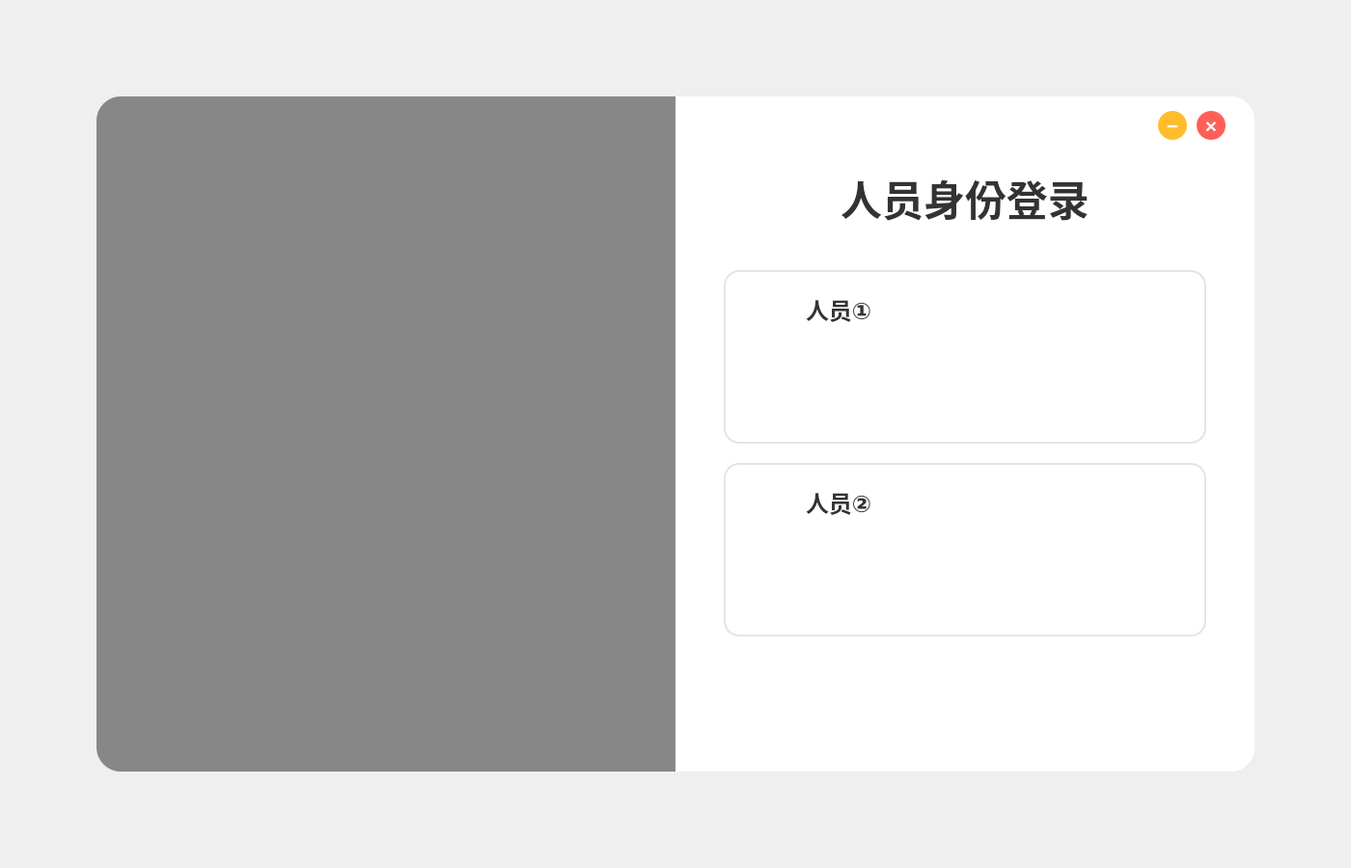
<?xml version="1.0" encoding="UTF-8"?>
<ui version="4.0">
 <class>MainWindow</class>
 <widget class="QMainWindow" name="MainWindow">
  <property name="geometry">
   <rect>
    <x>0</x>
    <y>0</y>
    <width>1400</width>
    <height>900</height>
   </rect>
  </property>
  <property name="minimumSize">
   <size>
    <width>1400</width>
    <height>900</height>
   </size>
  </property>
  <property name="windowTitle">
   <string>实验系统登录</string>
  </property>
  <property name="styleSheet">
   <string notr="true">QMainWindow {
    background: qlineargradient(spread:pad, x1:0, y1:0, x2:1, y2:1,
        stop:0 rgba(102, 126, 234, 255), stop:1 rgba(118, 75, 162, 255));
}</string>
  </property>
  <widget class="QWidget" name="centralwidget">
   <widget class="QWidget" name="main_container" native="true">
    <property name="geometry">
     <rect>
      <x>100</x>
      <y>100</y>
      <width>1200</width>
      <height>700</height>
     </rect>
    </property>
    <property name="styleSheet">
     <string notr="true">QWidget#main_container {
    background: white;
    border-radius: 25px;
}</string>
    </property>
    <widget class="QLabel" name="left_panel">
     <property name="geometry">
      <rect>
       <x>0</x>
       <y>0</y>
       <width>600</width>
       <height>700</height>
      </rect>
     </property>
     <property name="styleSheet">
      <string notr="true">QLabel {
    background: qlineargradient(spread:pad, x1:0, y1:0, x2:1, y2:1,
        stop:0 rgba(68, 72, 95, 255), stop:1 rgba(15, 9, 32, 255));
    border-top-left-radius: 25px;
    border-bottom-left-radius: 25px;
    border-image: url(:/images/images/21.jpg);
}</string>
     </property>
     <property name="text">
      <string/>
     </property>
     <widget class="QWidget" name="left_overlay" native="true">
      <property name="geometry">
       <rect>
        <x>0</x>
        <y>0</y>
        <width>600</width>
        <height>700</height>
       </rect>
      </property>
      <property name="styleSheet">
       <string notr="true">QWidget {
    background: rgba(0, 0, 0, 120);
    border-top-left-radius: 25px;
    border-bottom-left-radius: 25px;
}</string>
      </property>
     </widget>
    </widget>
    <widget class="QWidget" name="right_panel" native="true">
     <property name="geometry">
      <rect>
       <x>600</x>
       <y>0</y>
       <width>600</width>
       <height>700</height>
      </rect>
     </property>
     <property name="styleSheet">
      <string notr="true">QWidget#right_panel {
    background: white;
    border-top-right-radius: 25px;
    border-bottom-right-radius: 25px;
}</string>
     </property>
     <widget class="QPushButton" name="close_button">
      <property name="geometry">
       <rect>
        <x>540</x>
        <y>15</y>
        <width>30</width>
        <height>30</height>
       </rect>
      </property>
      <property name="font">
       <font>
        <pointsize>16</pointsize>
        <weight>75</weight>
        <bold>true</bold>
       </font>
      </property>
      <property name="styleSheet">
       <string notr="true">QPushButton {
    background: #ff5f56;
    border: none;
    border-radius: 15px;
    color: white;
}
QPushButton:hover {
    background: #ff3b30;
}</string>
      </property>
      <property name="text">
       <string>×</string>
      </property>
     </widget>
     <widget class="QPushButton" name="minimize_button">
      <property name="geometry">
       <rect>
        <x>500</x>
        <y>15</y>
        <width>30</width>
        <height>30</height>
       </rect>
      </property>
      <property name="font">
       <font>
        <pointsize>16</pointsize>
        <weight>75</weight>
        <bold>true</bold>
       </font>
      </property>
      <property name="styleSheet">
       <string notr="true">QPushButton {
    background: #ffbd2e;
    border: none;
    border-radius: 15px;
    color: white;
}
QPushButton:hover {
    background: #ff9500;
}</string>
      </property>
      <property name="text">
       <string>−</string>
      </property>
     </widget>
     <widget class="QLabel" name="login_title">
      <property name="geometry">
       <rect>
        <x>50</x>
        <y>80</y>
        <width>500</width>
        <height>50</height>
       </rect>
      </property>
      <property name="font">
       <font>
        <pointsize>32</pointsize>
        <weight>75</weight>
        <bold>true</bold>
       </font>
      </property>
      <property name="styleSheet">
       <string notr="true">QLabel {
    color: #333;
    background: transparent;
}</string>
      </property>
      <property name="text">
       <string>人员身份登录</string>
      </property>
      <property name="alignment">
       <set>Qt::AlignCenter</set>
      </property>
     </widget>
     <widget class="QWidget" name="subject_a_card" native="true">
      <property name="geometry">
       <rect>
        <x>50</x>
        <y>180</y>
        <width>500</width>
        <height>180</height>
       </rect>
      </property>
      <property name="styleSheet">
       <string notr="true">QWidget#subject_a_card {
    background: white;
    border: 2px solid #e1e5e9;
    border-radius: 16px;
}
QWidget#subject_a_card:hover {
    border: 2px solid #667eea;
    background: #f8f9ff;
}</string>
      </property>
      <widget class="QLabel" name="subject_a_icon">
       <property name="geometry">
        <rect>
         <x>30</x>
         <y>20</y>
         <width>40</width>
         <height>40</height>
        </rect>
       </property>
       <property name="font">
        <font>
         <pointsize>18</pointsize>
         <weight>75</weight>
         <bold>true</bold>
        </font>
       </property>
       <property name="styleSheet">
        <string notr="true">QLabel {
    background: qlineargradient(spread:pad, x1:0, y1:0, x2:1, y2:1,
        stop:0 rgba(102, 126, 234, 255), stop:1 rgba(118, 75, 162, 255));
    border-radius: 20px;
    color: white;
}</string>
       </property>
       <property name="text">
        <string>①</string>
       </property>
       <property name="alignment">
        <set>Qt::AlignCenter</set>
       </property>
      </widget>
      <widget class="QLabel" name="subject_a_title">
       <property name="geometry">
        <rect>
         <x>85</x>
         <y>20</y>
         <width>200</width>
         <height>40</height>
        </rect>
       </property>
       <property name="font">
        <font>
         <pointsize>18</pointsize>
         <weight>75</weight>
         <bold>true</bold>
        </font>
       </property>
       <property name="styleSheet">
        <string notr="true">QLabel {
    color: #333;
    background: transparent;
}</string>
       </property>
       <property name="text">
        <string>人员①</string>
       </property>
       <property name="alignment">
        <set>Qt::AlignLeading|Qt::AlignLeft|Qt::AlignVCenter</set>
       </property>
      </widget>
      <widget class="QWidget" name="subject_a_ellipse_container" native="true">
       <property name="geometry">
        <rect>
         <x>30</x>
         <y>70</y>
         <width>440</width>
         <height>100</height>
        </rect>
       </property>
       <property name="styleSheet">
        <string notr="true">QWidget {
    background: transparent;
}</string>
       </property>
      </widget>
     </widget>
     <widget class="QWidget" name="subject_b_card" native="true">
      <property name="geometry">
       <rect>
        <x>50</x>
        <y>380</y>
        <width>500</width>
        <height>180</height>
       </rect>
      </property>
      <property name="styleSheet">
       <string notr="true">QWidget#subject_b_card {
    background: white;
    border: 2px solid #e1e5e9;
    border-radius: 16px;
}
QWidget#subject_b_card:hover {
    border: 2px solid #f093fb;
    background: #fef7ff;
}</string>
      </property>
      <widget class="QLabel" name="subject_b_icon">
       <property name="geometry">
        <rect>
         <x>30</x>
         <y>20</y>
         <width>40</width>
         <height>40</height>
        </rect>
       </property>
       <property name="font">
        <font>
         <pointsize>18</pointsize>
         <weight>75</weight>
         <bold>true</bold>
        </font>
       </property>
       <property name="styleSheet">
        <string notr="true">QLabel {
    background: qlineargradient(spread:pad, x1:0, y1:0, x2:1, y2:1,
        stop:0 rgba(240, 147, 251, 255), stop:1 rgba(245, 87, 108, 255));
    border-radius: 20px;
    color: white;
}</string>
       </property>
       <property name="text">
        <string>②</string>
       </property>
       <property name="alignment">
        <set>Qt::AlignCenter</set>
       </property>
      </widget>
      <widget class="QLabel" name="subject_b_title">
       <property name="geometry">
        <rect>
         <x>85</x>
         <y>20</y>
         <width>200</width>
         <height>40</height>
        </rect>
       </property>
       <property name="font">
        <font>
         <pointsize>18</pointsize>
         <weight>75</weight>
         <bold>true</bold>
        </font>
       </property>
       <property name="styleSheet">
        <string notr="true">QLabel {
    color: #333;
    background: transparent;
}</string>
       </property>
       <property name="text">
        <string>人员②</string>
       </property>
       <property name="alignment">
        <set>Qt::AlignLeading|Qt::AlignLeft|Qt::AlignVCenter</set>
       </property>
      </widget>
      <widget class="QWidget" name="subject_b_ellipse_container" native="true">
       <property name="geometry">
        <rect>
         <x>30</x>
         <y>70</y>
         <width>440</width>
         <height>100</height>
        </rect>
       </property>
       <property name="styleSheet">
        <string notr="true">QWidget {
    background: transparent;
}</string>
       </property>
      </widget>
     </widget>
     <widget class="QPushButton" name="final_login_button">
      <property name="geometry">
       <rect>
        <x>150</x>
        <y>590</y>
        <width>300</width>
        <height>60</height>
       </rect>
      </property>
      <property name="font">
       <font>
        <pointsize>20</pointsize>
        <weight>75</weight>
        <bold>true</bold>
       </font>
      </property>
      <property name="styleSheet">
       <string notr="true">QPushButton {
    background: qlineargradient(spread:pad, x1:0, y1:0, x2:1, y2:1,
        stop:0 rgba(46, 204, 113, 255), stop:1 rgba(39, 174, 96, 255));
    color: white;
    border: none;
    border-radius: 30px;
}
QPushButton:hover {
    background: qlineargradient(spread:pad, x1:0, y1:0, x2:1, y2:1,
        stop:0 rgba(39, 174, 96, 255), stop:1 rgba(34, 153, 84, 255));
}
QPushButton:pressed {
    background: qlineargradient(spread:pad, x1:0, y1:0, x2:1, y2:1,
        stop:0 rgba(34, 153, 84, 255), stop:1 rgba(30, 130, 76, 255));
}</string>
      </property>
      <property name="text">
       <string>登录</string>
      </property>
     </widget>
    </widget>
   </widget>
  </widget>
 </widget>
 <resources>
  <include location="resouce.qrc"/>
 </resources>
 <connections>
  <connection>
   <sender>close_button</sender>
   <signal>clicked()</signal>
   <receiver>MainWindow</receiver>
   <slot>close()</slot>
   <hints>
    <hint type="sourcelabel">
     <x>555</x>
     <y>30</y>
    </hint>
    <hint type="destinationlabel">
     <x>700</x>
     <y>450</y>
    </hint>
   </hints>
  </connection>
  <connection>
   <sender>minimize_button</sender>
   <signal>clicked()</signal>
   <receiver>MainWindow</receiver>
   <slot>showMinimized()</slot>
   <hints>
    <hint type="sourcelabel">
     <x>515</x>
     <y>30</y>
    </hint>
    <hint type="destinationlabel">
     <x>700</x>
     <y>450</y>
    </hint>
   </hints>
  </connection>
 </connections>
</ui>
